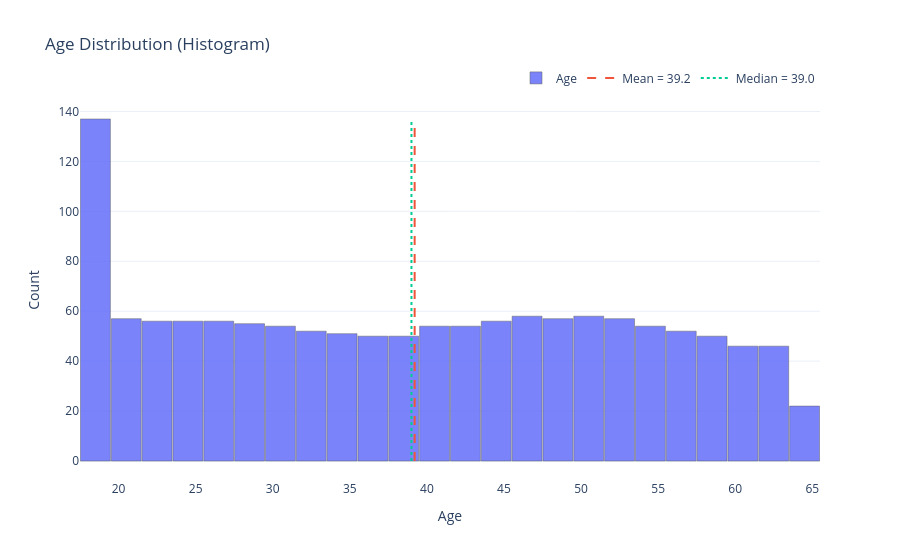
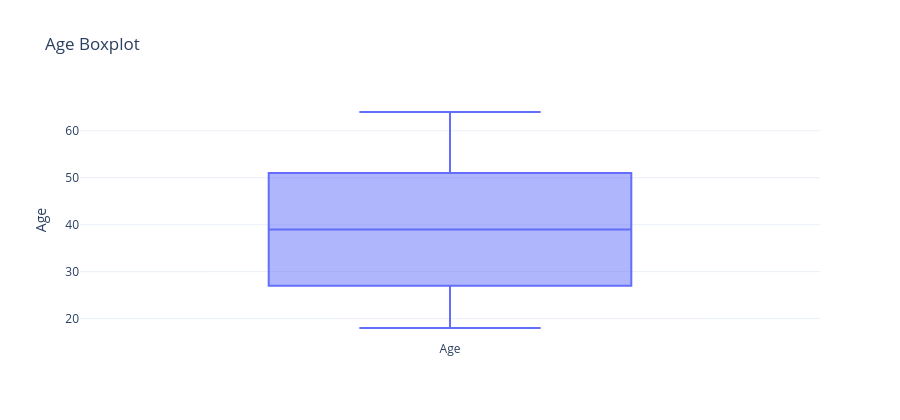
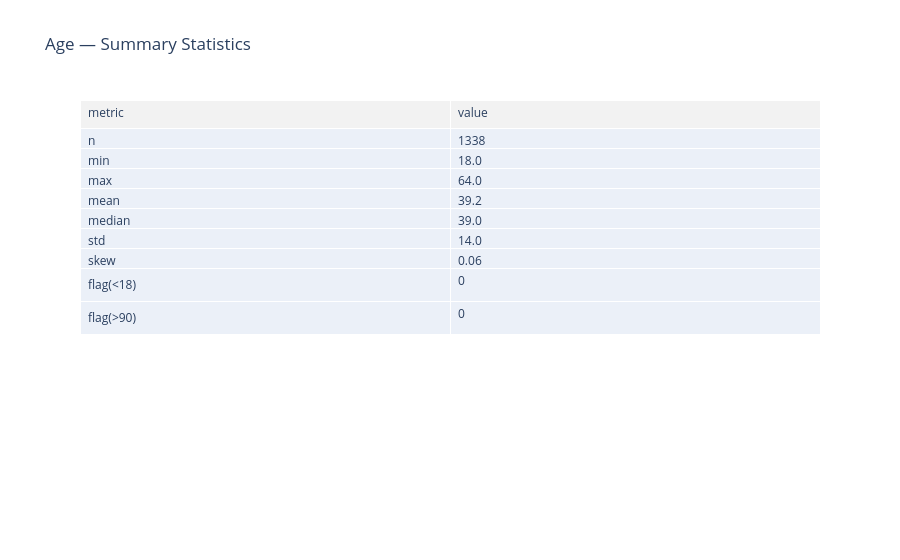

Notebook cell for these charts, in order:
### Markdown cell above
## **Age Group**

### Code cell
import numpy as np
import pandas as pd
import plotly.graph_objs as go
from plotly.subplots import make_subplots

# --- 0) Prepare data ---
age = pd.to_numeric(df["age"], errors="coerce").dropna()
lo, hi = float(age.min()), float(age.max())
mean_age, med_age = float(age.mean()), float(age.median())
std_age, skew_age = float(age.std(ddof=1)), float(age.skew())
n = int(age.size)

# Optional business-range flags (edit if you like)
lower_ok, upper_ok = 18, 90
n_low = int((age < lower_ok).sum())
n_high = int((age > upper_ok).sum())

# --- 1) Histogram (with mean/median reference) ---
hist = go.Histogram(
    x=age,
    nbinsx=30,
    name="Age",
    opacity=0.85,
    marker=dict(line=dict(width=0.5)),
    hovertemplate="Age=%{x}<br>Count=%{y}<extra></extra>"
)

line_mean = go.Scatter(
    x=[mean_age, mean_age], y=[0, max(1, np.histogram(age, bins=30)[0].max())],
    mode="lines", name=f"Mean = {mean_age:.1f}",
    line=dict(dash="dash")
)
line_median = go.Scatter(
    x=[med_age, med_age], y=[0, max(1, np.histogram(age, bins=30)[0].max())],
    mode="lines", name=f"Median = {med_age:.1f}",
    line=dict(dash="dot")
)

fig1 = go.Figure([hist, line_mean, line_median])
fig1.update_layout(
    title="Age Distribution (Histogram)",
    xaxis_title="Age",
    yaxis_title="Count",
    template="plotly_white",
    bargap=0.03,
    legend=dict(orientation="h", yanchor="bottom", y=1.02, xanchor="right", x=1)
)
fig1.show()
# fig1.write_html("age_histogram.html")

# --- 2) Boxplot (spot outliers quickly) ---
fig2 = go.Figure(go.Box(
    y=age,
    name="Age",
    boxpoints="outliers",
    hovertemplate="Age=%{y}<extra></extra>"
))
fig2.update_layout(
    title="Age Boxplot",
    yaxis_title="Age",
    template="plotly_white",
    height=420
)
fig2.show()
# fig2.write_html("age_boxplot.html")

# --- 3) Summary table (slide-friendly) ---
summary_df = pd.DataFrame({
    "metric": ["n","min","max","mean","median","std","skew","flag(<18)","flag(>90)"],
    "value":  [n,   f"{lo:.1f}", f"{hi:.1f}", f"{mean_age:.1f}", f"{med_age:.1f}",
               f"{std_age:.1f}", f"{skew_age:.2f}", n_low, n_high]
})

fig3 = go.Figure(data=[go.Table(
    header=dict(values=list(summary_df.columns), fill_color="#f2f2f2", align="left"),
    cells=dict(values=[summary_df["metric"], summary_df["value"]], align="left")
)])
fig3.update_layout(title="Age — Summary Statistics", template="plotly_white")
fig3.show()
# fig3.write_html("age_summary_table.html")

### Figure 1 — Plotly figure (JSON) as saved in the notebook; plotly's stock layout.template omitted (floating-point values rounded to 4 significant figures; data arrays with more than 128 entries replaced by an {"elided": "..."} marker saying what was removed)
{"data": [{"hovertemplate": "Age=%{x}<br>Count=%{y}<extra></extra>", "marker": {"line": {"width": 0.5}}, "name": "Age", "nbinsx": 30, "opacity": 0.85, "type": "histogram", "x": {"elided": "1338 int values"}}, {"line": {"dash": "dash"}, "mode": "lines", "name": "Mean = 39.2", "type": "scatter", "x": [39.21, 39.21], "y": [0, 137]}, {"line": {"dash": "dot"}, "mode": "lines", "name": "Median = 39.0", "type": "scatter", "x": [39, 39], "y": [0, 137]}], "layout": {"bargap": 0.03, "legend": {"orientation": "h", "x": 1, "xanchor": "right", "y": 1.02, "yanchor": "bottom"}, "title": {"text": "Age Distribution (Histogram)"}, "xaxis": {"title": {"text": "Age"}}, "yaxis": {"title": {"text": "Count"}}}}

### Figure 2 — Plotly figure (JSON) as saved in the notebook; plotly's stock layout.template omitted (floating-point values rounded to 4 significant figures; data arrays with more than 128 entries replaced by an {"elided": "..."} marker saying what was removed)
{"data": [{"boxpoints": "outliers", "hovertemplate": "Age=%{y}<extra></extra>", "name": "Age", "type": "box", "y": {"elided": "1338 int values"}}], "layout": {"height": 420, "title": {"text": "Age Boxplot"}, "yaxis": {"title": {"text": "Age"}}}}

### Figure 3 — Plotly figure (JSON) as saved in the notebook; plotly's stock layout.template omitted (floating-point values rounded to 4 significant figures)
{"data": [{"cells": {"align": "left", "values": [["n", "min", "max", "mean", "median", "std", "skew", "flag(<18)", "flag(>90)"], [1338, "18.0", "64.0", "39.2", "39.0", "14.0", "0.06", 0, 0]]}, "header": {"align": "left", "fill": {"color": "#f2f2f2"}, "values": ["metric", "value"]}, "type": "table"}], "layout": {"title": {"text": "Age — Summary Statistics"}}}
